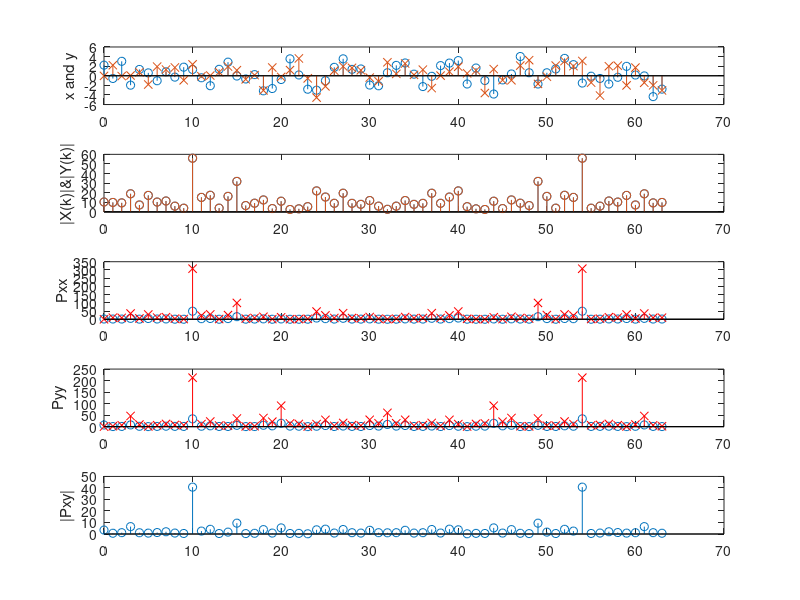

Here is the MATLAB script that generated this plot: (Note: this script raises an error after producing the figure.)
%ds03e07.m : for Example 3.7 
% Auto/Cross-Periodogram of Two noisy 2-Tone Signals
clear, clf
k1=10; k2=15; k3=20; % Frequency indices of 2 tones
N=64; Om1=2*pi*k1/N; Om2=2*pi*k2/N; Om3=2*pi*k3/N; % 3 frequencies
P=2;  Noise_Amp=sqrt(12*P);  % Noise power and amplitude
Nx=64;   n=0:Nx-1;  % Time index vector
rand('twister',5489); 
x =  1.6*sin(Om1*n)+0.8*cos(Om2*n) + Noise_Amp*(rand(1,Nx)-0.5); 
y =  1.3*sin(Om1*n)+1.1*cos(Om3*n) + Noise_Amp*(rand(1,Nx)-0.5); 
subplot(511), stem(n,x,'o'), hold on, stem(n,y,'x'), ylabel('x and y')
N=64; k=[0:N-1]; W=k*2*pi/N; X=fft(x,N); Y=fft(y,N); 
Pxx=X.*conj(X)/N; Pyy=Y.*conj(Y)/N; % Auto-Periodograms of x and y
Pxy=X.*conj(Y)/N; % Cross-Periodogram of x and y
subplot(512), stem(k,abs(X)), hold on, stem(k,abs(X))
ylabel('|X(k)|&|Y(k)|')
window = ones(Nx,1); % A window vector as a column vector
Noverlap = 0; % Number of overlap
[Pxx1,W1]=cpsd(x,x,window,Noverlap,N,'twosided'); % Whole APSD of x 
[Pyy1,W1]=cpsd(y,y,window,Noverlap,N,'twosided'); % Whole APSD of y [Pxy1,W1]=cpsd(x,y,window,Noverlap,N,'twosided'); % Whole CPSD of x & y 
subplot(513), stem(k,Pxx), ylabel('Pxx')
hold on, stem(k,2*pi*Pxx1,'rx') % compare with Pxx obtained using cpsd()
subplot(514), stem(k,Pyy), ylabel('Pyy')
hold on, stem(k,2*pi*Pyy1,'rx') % compare with Pyy obtained using cpsd()
subplot(515), stem(k,abs(Pxy)), ylabel('|Pxy|')
hold on, stem(k,2*pi*abs(Pxy1),'rx') % To compare with Pxy from cpsd()
